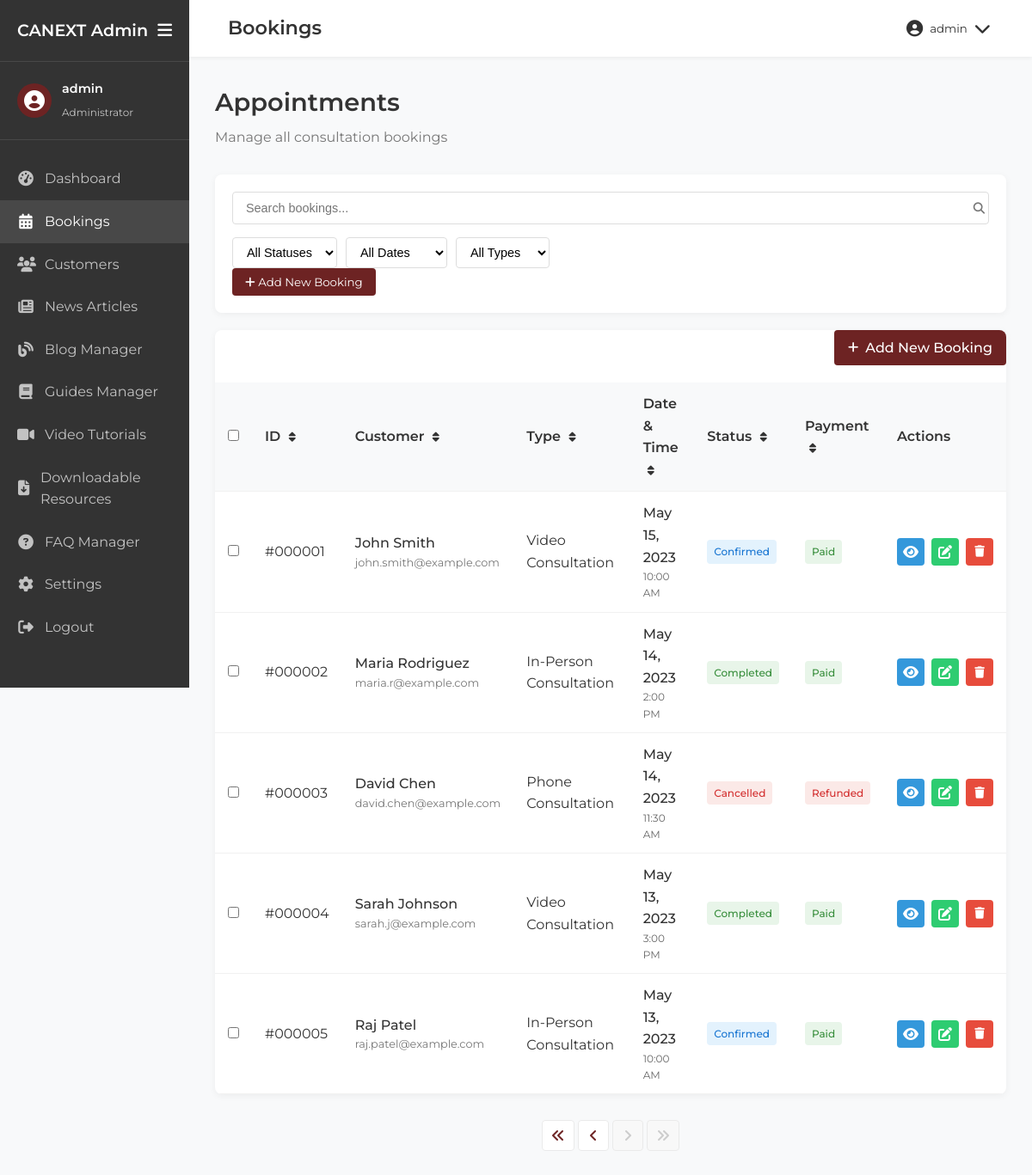
Screenshot of /admin/bookings.php (signed in) with the database file from the repository.
### tables this page shows
CREATE TABLE appointments (
    id INT AUTO_INCREMENT PRIMARY KEY,
    consultation_type VARCHAR(50) NOT NULL,
    appointment_datetime DATETIME NOT NULL,
    first_name VARCHAR(50) NOT NULL,
    last_name VARCHAR(50) NOT NULL,
    email VARCHAR(100) NOT NULL,
    phone VARCHAR(20) NOT NULL,
    address TEXT,
    city VARCHAR(50),
    postal_code VARCHAR(20),
    country VARCHAR(50),
    immigration_purpose VARCHAR(100),
    special_requests TEXT,
    status ENUM('pending', 'confirmed', 'completed', 'cancelled', 'no-show') DEFAULT 'pending',
    payment_status ENUM('unpaid', 'paid', 'refunded') DEFAULT 'unpaid',
    payment_amount DECIMAL(10, 2),
    additional_notes TEXT,
    created_at TIMESTAMP DEFAULT CURRENT_TIMESTAMP,
    updated_at TIMESTAMP DEFAULT CURRENT_TIMESTAMP ON UPDATE CURRENT_TIMESTAMP
);

### admin/includes/db_connection.php (called while the page is built, shortened)
<?php
$db_host = '193.203.184.121';
$db_user = 'u911550082_canext';
$db_pass = 'Milk@sdk14';
$db_name = 'u911550082_canext';
$conn = new mysqli($db_host, $db_user, $db_pass, $db_name);
function executeQuery($sql) {
    global $conn;
    return $conn->query($sql);
}
?>

### admin/bookings.php (the view, shortened to what this page needs)
<?php include('includes/header.php');
include('includes/db_connection.php');
$sql = "SELECT * FROM appointments ORDER BY appointment_datetime DESC";
$result = executeQuery($sql);
?>
<div class="admin-content-header">
    <h1>Appointments</h1>
    <p>Manage all consultation bookings</p>
</div>
<div class="admin-controls">
    <div class="admin-search">
        <input type="text" placeholder="Search bookings..." id="booking-search">
        <button><i class="fas fa-search"></i></button>
    </div>
    <div class="admin-filters">
        <select id="status-filter">
            <option value="">All Statuses</option>
        </select>
        <select id="date-filter">
            <option value="">All Dates</option>
        </select>
        <select id="type-filter">
            <option value="">All Types</option>
        </select>
    </div>
    <div class="admin-actions">
        <button class="btn-primary" id="add-booking-btn">
            <i class="fas fa-plus"></i> Add New Booking
        </button>
    </div>
</div>
<div class="admin-table-container">
    <div class="add-new-container">
        <a href="add_booking.php" class="add-new-btn">
            <i class="fas fa-plus"></i> Add New Booking
        </a>
    </div>
    <table class="admin-table booking-table">
        <thead>
            <tr>
                <th>
                    <input type="checkbox" id="select-all-bookings">
                </th>
                <th>ID <i class="fas fa-sort"></i></th>
                <th>Customer <i class="fas fa-sort"></i></th>
                <th>Type <i class="fas fa-sort"></i></th>
                <th>Date & Time <i class="fas fa-sort"></i></th>
                <th>Status <i class="fas fa-sort"></i></th>
                <th>Payment <i class="fas fa-sort"></i></th>
                <th>Actions</th>
            </tr>
        </thead>
        <tbody>
            <?php if ($result && $result->num_rows > 0): ?>
                <?php while($booking = $result->fetch_assoc()): ?>
                    <tr>
                        <td><input type="checkbox" class="booking-select"></td>
                        <td>#<?php echo str_pad($booking['id'], 6, '0', STR_PAD_LEFT); ?></td>
                        <td>
                            <div class="customer-info">
                                <span class="customer-name"><?php echo $booking['first_name'] . ' ' . $booking['last_name']; ?></span>
                                <span class="customer-email"><?php echo $booking['email']; ?></span>
                            </div>
                        </td>
                        <td><?php echo $booking['consultation_type']; ?></td>
                        <td>
                            <div class="booking-datetime">
                                <span class="booking-date"><?php echo date('M j, Y', strtotime($booking['appointment_datetime'])); ?></span>
                                <span class="booking-time"><?php echo date('g:i A', strtotime($booking['appointment_datetime'])); ?></span>
                            </div>
                        </td>
                        <td>
                            <span class="status-badge status-<?php echo strtolower($booking['status']); ?>">
                                <?php echo ucfirst($booking['status']); ?>
                            </span>
                        </td>
                        <td>
                            <span class="status-badge status-<?php echo strtolower($booking['payment_status']); ?>">
                                <?php echo ucfirst($booking['payment_status']); ?>
                            </span>
                        </td>
                        <td>
                            <div class="action-buttons">
                                <a href="view_booking.php?id=<?php echo $booking['id']; ?>" class="action-btn view-btn" title="View">
                                    <i class="fas fa-eye"></i>
                                </a>
                                <a href="edit_booking.php?id=<?php echo $booking['id']; ?>" class="action-btn edit-btn" title="Edit">
                                    <i class="fas fa-edit"></i>
                                </a>
                                <button type="button" class="action-btn delete-btn" title="Delete"
                                        onclick="confirmDelete(<?php echo $booking['id']; ?>, '<?php echo htmlspecialchars($booking['first_name'] . ' ' . $booking['last_name']); ?>')">
                                    <i class="fas fa-trash"></i>
                                </button>
                            </div>
                        </td>
                    </tr>
                <?php endwhile; ?>
            <?php else: ?>
                <tr>
                    <td colspan="8" style="text-align: center;">No bookings found</td>
                </tr>
            <?php endif; ?>
        </tbody>
    </table>
</div>
<div class="pagination-container">
    <ul class="pagination">
        <?php if ($current_page > 1): ?>
            <li><a href="?page=1"><i class="fas fa-angle-double-left"></i></a></li>
            <li><a href="?page=<?php echo $current_page - 1; ?>"><i class="fas fa-angle-left"></i></a></li>
        <?php else: ?>
            <li class="disabled"><span><i class="fas fa-angle-double-left"></i></span></li>
            <li class="disabled"><span><i class="fas fa-angle-left"></i></span></li>
        <?php endif; ?>
        <?php if ($current_page < $total_pages): ?>
            <li><a href="?page=<?php echo $current_page + 1; ?>"><i class="fas fa-angle-right"></i></a></li>
            <li><a href="?page=<?php echo $total_pages; ?>"><i class="fas fa-angle-double-right"></i></a></li>
        <?php else: ?>
            <li class="disabled"><span><i class="fas fa-angle-right"></i></span></li>
            <li class="disabled"><span><i class="fas fa-angle-double-right"></i></span></li>
        <?php endif; ?>
    </ul>
</div>
<?php include('includes/footer.php'); ?>

### rows the page displays
appointments: id "000001", first_name "John", last_name "Smith", email "john.smith@example.com", consultation_type "Video Consultation", appointment_datetime "May 15, 2023", appointment_datetime "10:00 AM", status "Confirmed", payment_status "Paid"
appointments: id "000002", first_name "Maria", last_name "Rodriguez", email "maria.r@example.com", consultation_type "In-Person Consultation", appointment_datetime "May 14, 2023", appointment_datetime "2:00 PM", status "Completed", payment_status "Paid"
appointments: id "000003", first_name "David", last_name "Chen", email "david.chen@example.com", consultation_type "Phone Consultation", appointment_datetime "May 14, 2023", appointment_datetime "11:30 AM", status "Cancelled", payment_status "Refunded"
appointments: id "000004", first_name "Sarah", last_name "Johnson", email "sarah.j@example.com", consultation_type "Video Consultation", appointment_datetime "May 13, 2023", appointment_datetime "3:00 PM", status "Completed", payment_status "Paid"
appointments: id "000005", first_name "Raj", last_name "Patel", email "raj.patel@example.com", consultation_type "In-Person Consultation", appointment_datetime "May 13, 2023", appointment_datetime "10:00 AM", status "Confirmed", payment_status "Paid"

### other values shown
$_SESSION['admin_username'] "admin"
str_replace(array('.php', '_'), array('', ' '), $current_page) "Bookings"
